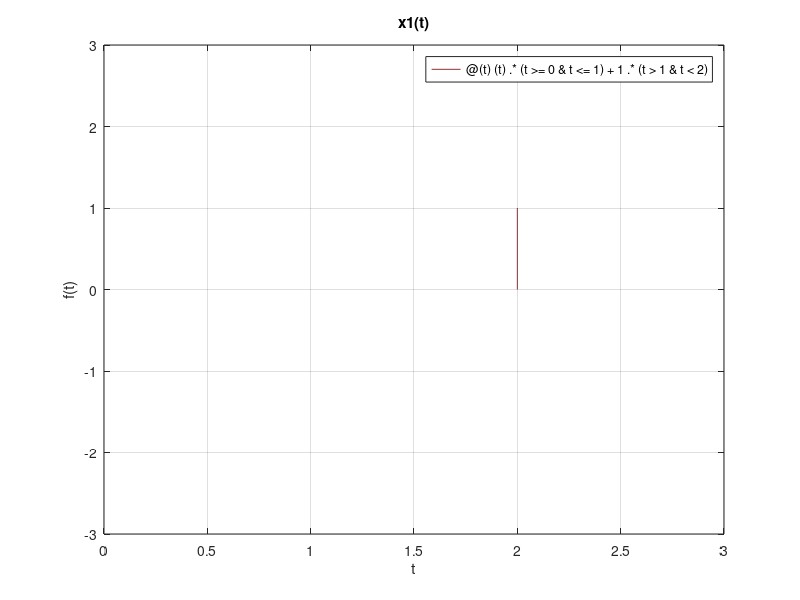
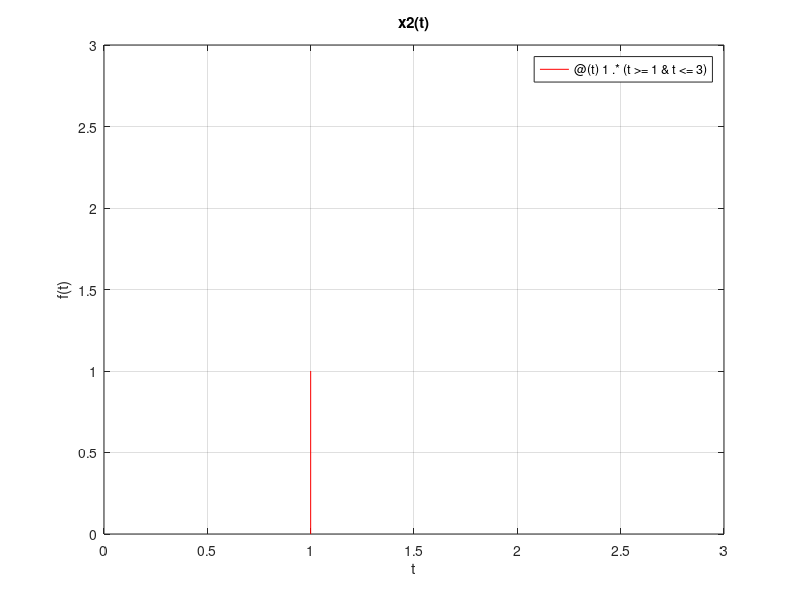

Reproduce these figures in MATLAB, in order. (Note: this script raises an error after producing the figures.)
function[]=f()
figure(14)
t=0:0.1:3;
%x1=(t1<1).*(t1)+(t1>=1).*(1);
%x2=(t<=1).*0+(t>=1).*1+(t>3).*0;
x1=@(t) (t).*(t>=0&t<=1) + 1.*(t>1&t<2);
x2=@(t) 1.*(t>=1&t<=3);
fplot(x1,[0,3],'r')
grid on
title('x1(t)')
xlabel('t')
ylabel('f(t)')
axis([0 3 -3 3])
figure(15)
fplot(x2,[0,3],'r')
grid on
title('x2(t)')
xlabel('t')
ylabel('f(t)')
axis([0 3 0 3])
convconm2(x1,x2)